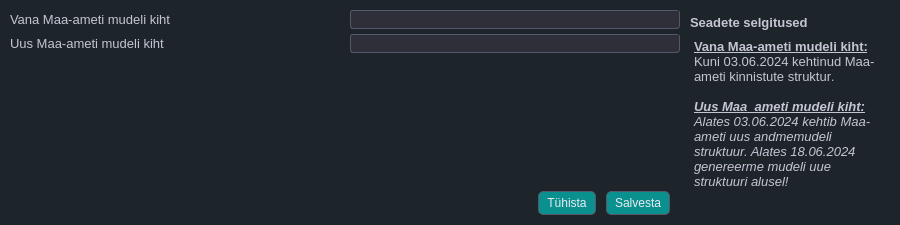
<?xml version="1.0" encoding="UTF-8"?>
<ui version="4.0">
 <class>LayeAdjuster</class>
 <widget class="QDialog" name="LayeAdjuster">
  <property name="geometry">
   <rect>
    <x>0</x>
    <y>0</y>
    <width>900</width>
    <height>225</height>
   </rect>
  </property>
  <property name="minimumSize">
   <size>
    <width>900</width>
    <height>225</height>
   </size>
  </property>
  <property name="maximumSize">
   <size>
    <width>900</width>
    <height>225</height>
   </size>
  </property>
  <property name="font">
   <font>
    <pointsize>10</pointsize>
    <weight>75</weight>
    <bold>true</bold>
   </font>
  </property>
  <property name="windowTitle">
   <string>Maa-ameti aluskaardi seadistamine</string>
  </property>
  <property name="styleSheet">
   <string notr="true">
/* ====================================================== */
/* 🎨 Global Theme - Base Colors, Background &amp; Typography */
/* ====================================================== */
* {
    border: transparent;
    background-color: #1d252b; /* Updated background */
    padding: 0;
    margin: 0;
    color: #c5c5d2; /* Default light gray text */
}


/* ------------------------------------------------------ */
/* 🧠 Global Interaction Effects - Focused Field &amp; Tabs   */
/* ------------------------------------------------------ */
QLineEdit:focus, QTextEdit:focus, QComboBox:focus,   QTabBar::tab:selected {
        /* 🟢 Bottom glow - Extends further for visibility */
    border: 1px solid; 
    border-left-color: qradialgradient(spread:pad, cx:0, cy:0.347273, radius:0.826, fx:0.453364, fy:0.097, stop:0.125 rgba(9, 144, 143, 88), stop:1 rgba(46, 47, 56, 76));
    border-top-color: qradialgradient(spread:pad, cx:0, cy:0.347273, radius:0.826, fx:0.453364, fy:0.097, stop:0.125 rgba(9, 144, 143, 88), stop:1 rgba(46, 47, 56, 76));
    border-bottom-color: qradialgradient(spread:pad, cx:1, cy:0.728, radius:0.826, fx:0.498455, fy:0.95, stop:0.125 rgba(9, 144, 143, 88), stop:1 rgba(46, 47, 56, 76));
    border-right-color: qradialgradient(spread:pad, cx:1, cy:0.728, radius:0.826, fx:0.498455, fy:0.95, stop:0.125 rgba(9, 144, 143, 88), stop:1 rgba(46, 47, 56, 76));	

}

 QLineEdit:hover, QTextEdit:hover, QComboBox:hover, QTabBar::tab:hover {
        /* 🟡 Hover Glow - Softer but Visible */
    border: 1px solid; 
    border-left-color: qradialgradient(spread:pad, cx:0, cy:0.347273, radius:0.826, fx:0.453364, fy:0.097, stop:0.125 rgba(9, 144, 143, 88), stop:1 rgba(46, 47, 56, 76));
    border-top-color: qradialgradient(spread:pad, cx:0, cy:0.347273, radius:0.826, fx:0.453364, fy:0.097, stop:0.125 rgba(9, 144, 143, 88), stop:1 rgba(46, 47, 56, 76));
    border-bottom-color: qradialgradient(spread:pad, cx:1, cy:0.728, radius:0.826, fx:0.498455, fy:0.95, stop:0.125 rgba(9, 144, 143, 88), stop:1 rgba(46, 47, 56, 76));
    border-right-color: qradialgradient(spread:pad, cx:1, cy:0.728, radius:0.826, fx:0.498455, fy:0.95, stop:0.125 rgba(9, 144, 143, 88), stop:1 rgba(46, 47, 56, 76));	
    background-color: qradialgradient(spread:pad, cx:1, cy:0.995, radius:0.5, fx:1, fy:0.988, stop:0 rgba(9, 144, 143, 88), stop:0.920455 rgba(46, 47, 56, 76));
}

/* ---------------------------- */
/* 📝 QLineEdit Styling */
/* ---------------------------- */
QLineEdit {
    background-color: #303a42;   /* Matches the global dark background */
    color: #c5c5d2;              /* Default light gray text */
    border: 1px solid #4d4d4d;   /* Subtle default border */
    border-radius: 4px;          /* Rounded corners for a smooth look */
    padding: 6px;                /* Adequate padding for text clarity */
}

/* 
   Note: Your existing rules for QLineEdit:focus and QLineEdit:hover already provide
   the gradient border and glow effects. This default state ensures a smooth transition 
   into those interactive states.
*/

/* ---------------------------- */
/* 🔘 Disabled State for QLineEdit */
/* ---------------------------- */
QLineEdit:disabled {
    background-color: #24252e;  /* A slightly darker tone for disabled state */
    border: 1px dashed rgba(120, 120, 130, 0.5);  /* Dashed and faded border */
    color: rgba(170, 170, 180, 0.5);  /* Muted text color */
    opacity: 0.5;               /* Lower opacity to indicate inactivity */
}

/* ---------------------------- */
/* 🖱️ QListWidget Focus */
/* ---------------------------- */
QListWidget:focus {
	boreder: 1px solid;
    border-left-color: qradialgradient(spread:pad, cx:0, cy:0.347273, radius:0.826, fx:0.453364, fy:0.097, stop:0.125 rgba(9, 144, 143, 88), stop:1 rgba(46, 47, 56, 76));
    border-top-color: qradialgradient(spread:pad, cx:0, cy:0.347273, radius:0.826, fx:0.453364, fy:0.097, stop:0.125 rgba(9, 144, 143, 88), stop:1 rgba(46, 47, 56, 76));
    border-bottom-color: qradialgradient(spread:pad, cx:1, cy:0.728, radius:0.826, fx:0.498455, fy:0.95, stop:0.125 rgba(9, 144, 143, 88), stop:1 rgba(46, 47, 56, 76));
    border-right-color: qradialgradient(spread:pad, cx:1, cy:0.728, radius:0.826, fx:0.498455, fy:0.95, stop:0.125 rgba(9, 144, 143, 88), stop:1 rgba(46, 47, 56, 76));	
}

/* ---------------------------- */
/* 🖱️ QListWidget Hovered Item */
/* ---------------------------- */
QListWidget::item:hover {
    border: 1px solid; 
    border-left-color: qradialgradient(spread:pad, cx:0, cy:0.347273, radius:0.826, 
        fx:0.453364, fy:0.097, stop:0.125 rgba(9, 144, 143, 88), stop:1 rgba(46, 47, 56, 76));
    border-top-color: qradialgradient(spread:pad, cx:0, cy:0.347273, radius:0.826, 
        fx:0.453364, fy:0.097, stop:0.125 rgba(9, 144, 143, 88), stop:1 rgba(46, 47, 56, 76));
    border-bottom-color: qradialgradient(spread:pad, cx:1, cy:0.728, radius:0.826, 
        fx:0.498455, fy:0.95, stop:0.125 rgba(9, 144, 143, 88), stop:1 rgba(46, 47, 56, 76));
    border-right-color: qradialgradient(spread:pad, cx:1, cy:0.728, radius:0.826, 
        fx:0.498455, fy:0.95, stop:0.125 rgba(9, 144, 143, 88), stop:1 rgba(46, 47, 56, 76));  
	background-color: qradialgradient(spread:pad, cx:1, cy:0.995, radius:0.5, fx:1, fy:0.988, stop:0 rgba(9, 144, 143, 255), stop:0.920455 rgba(46, 47, 56, 253));
    border-radius: 4px;
}

/* ---------------------------- */
/* ✅ QListWidget Selected Item */
/* ---------------------------- */
QListWidget::item:selected {
	color: #c5c5d2; /* Default light gray text */	
    border: 1px solid; 
 	 border-radius: 4px;
    border-left-color: qradialgradient(spread:pad, cx:0, cy:0.347273, radius:0.826, 
        fx:0.453364, fy:0.097, stop:0.125 rgba(9, 144, 143, 66), stop:1 rgba(46, 47, 56, 54));
    border-top-color: qradialgradient(spread:pad, cx:0, cy:0.347273, radius:0.826, 
        fx:0.453364, fy:0.097, stop:0.125 rgba(9, 144, 143, 66), stop:1 rgba(46, 47, 56, 54));
    border-bottom-color: qradialgradient(spread:pad, cx:1, cy:0.728, radius:0.826, 
        fx:0.498455, fy:0.95, stop:0.125 rgba(9, 144, 143, 66), stop:1 rgba(46, 47, 56, 54));
    border-right-color: qradialgradient(spread:pad, cx:1, cy:0.728, radius:0.826, 
        fx:0.498455, fy:0.95, stop:0.125 rgba(9, 144, 143, 66), stop:1 rgba(46, 47, 56, 54));  
	background-color: qradialgradient(spread:pad, cx:1, cy:0.995, radius:1.24, fx:1, fy:0.988, stop:0 rgba(9, 144, 143, 172), stop:0.920455 rgba(46, 47, 56, 0));
}



/* ---------------------------- */
/* 🔘 QPushButton Styling */
/* ---------------------------- */

QPushButton {
    padding: 4px 8px;
    text-align: center;
    border-radius: 5px;
	background-color: rgb(9, 144, 143);
    border: 1px solid #565869; /* Default border */
    color: #ececf1; /* Brighter text */
    transition: all 150ms ease-in-out; /* Smooth transition */
}

/* 🟢 Hover Effect - Glow &amp; Color Shift */
QPushButton:hover {
    background-color: #5c5d6e; /* Slightly lighter background */
    border: 1px solid #acacbe; /* Lighter border */
    
color: #c5c5d2; /* Default text color */

}

/* 🔴 Pressed Effect - Darker Look &amp; More Intense Glow */
QPushButton:pressed {
    background-color: #2d2e3a; /* Darker background */
    border: 1px solid #8e8ea0; /* Slightly darker border */
    color: #bdbecf; /* Dimmed text */

}

/* ⚫ Disabled State - More Noticeable */
QPushButton:disabled {
    background-color: #24252e; /* **Much darker background** */
    border: 1px dashed rgba(120, 120, 130, 0.5); /* **Dashed, faded border** */
    color: rgba(170, 170, 180, 0.5); /* **Faded text color** */
    opacity: 0.5; /* **Lower opacity to indicate inactive state** */
}

QPushButton:focus{
	    border: 1px solid; 	
    border-left-color: qradialgradient(spread:pad, cx:0, cy:0.347273, radius:0.826, fx:0.453364, fy:0.097, stop:0.125 rgba(9, 144, 143, 88), stop:1 rgba(46, 47, 56, 76));
    border-top-color: qradialgradient(spread:pad, cx:0, cy:0.347273, radius:0.826, fx:0.453364, fy:0.097, stop:0.125 rgba(9, 144, 143, 88), stop:1 rgba(46, 47, 56, 76));
    border-bottom-color: qradialgradient(spread:pad, cx:1, cy:0.728, radius:0.826, fx:0.498455, fy:0.95, stop:0.125 rgba(9, 144, 143, 88), stop:1 rgba(46, 47, 56, 76));
    border-right-color: qradialgradient(spread:pad, cx:1, cy:0.728, radius:0.826, fx:0.498455, fy:0.95, stop:0.125 rgba(9, 144, 143, 88), stop:1 rgba(46, 47, 56, 76));	
	background-color: rgb(31, 93, 92);
}


/* General QCheckBox styles */
QCheckBox {
    color: #ececf1; /* Text color */
    spacing: 5px; /* Space between checkbox and text */
}

/* Style the indicator (checkbox) */
QCheckBox::indicator {
    width: 12px;
    height: 12px;
    background-color: #40414f; /* Background color for unchecked state */
    border: 1px solid #565869; /* Border for unchecked state */
    border-radius: 3px;
}

/* Style the indicator when checked */
QCheckBox::indicator:checked {
    background-color: rgba(70, 70, 85, 0.5); /* Semi-transparent gray background color for checked state */
    border: 1px solid #acacbe;
    image: url(&quot;:/images/themes/default/algorithms/mAlgorithmCheckGeometry.svg&quot;); /* Using QGIS built-in icon */
}

/* Style the indicator when unchecked */
QCheckBox::indicator:unchecked {
    background-color: #40414f; /* Background color for unchecked state */
    border: 1px solid #565869; /* Border for unchecked state */
}

/* Style the indicator when hovered */
QCheckBox::indicator:hover {
    background-color: #565869;
}

/* Style the indicator when disabled */
QCheckBox::indicator:disabled {
    background-color: #30303a; /* Darker background color for disabled state */
    border: 1px solid #40414f; /* Darker border for disabled state */
}

/* Style the indicator when checked and disabled */
QCheckBox::indicator:checked:disabled {
    background-color: rgba(50, 50, 60, 0.5); /* Semi-transparent darker gray background color for checked and disabled state */
    border: 1px solid #40414f;
    image: url(&quot;:/images/themes/default/algorithms/mAlgorithmCheckGeometry.svg&quot;); /* Using QGIS built-in icon */
    opacity: 0.5; /* Make the icon appear disabled */
}

/* Style the checkbox text when disabled */
QCheckBox:disabled {
    color: #6a6a75; /* Darker text color for disabled state */
}

/* ══════════════════════════════════════════════════════ */
/*                 ✅ QCheckBox Styling                   */
/* ══════════════════════════════════════════════════════ */

QCheckBox {
    color: #d1d1e0;
    spacing: 5px;
    font-size: 14px;
}

/* Base indicator styling */
QCheckBox::indicator {
    width: 16px;
    height: 16px;
    border: 1px solid #1f5d5c;
    border-radius: 3px;
    background: #597278
}

/* Hover effect for indicator */
QCheckBox::indicator:hover {
    border: 1px solid #0b4544;
}

/* Checked state with a custom image for the check mark */
QCheckBox::indicator:checked {
    background: rgb(9,144,143);
    border: 1px solid #565869;
}


/* ⚫ Disabled State - More Noticeable */
QCheckBox::indicator:disabled {
    background-color: #1d252b;
    border: 1px dashed rgba(120, 120, 130, 0.5); /* **Dashed, faded border** */
    color: rgba(170, 170, 180, 0.5); /* **Faded text color** */
    opacity: 0.5; /* **Lower opacity to indicate inactive state** */
}


QGroupBox{
	color: #ececf1;
}


/* ══════════════════════════════════════════════════════ */
/*                     🔘 COMBOBOX STYLING                */
/* ══════════════════════════════════════════════════════ */

QComboBox {
    background-color: #2e2f38;
    color: #c5c5d2;
    border: 1px solid #565869;
    border-radius: 3px;
    padding-left: 5px;
}

QComboBox::drop-down {
    background-color: #2e2f38;
    border: none;
    border-radius: 10px;
    width: 16px;
    height: 16px;
    subcontrol-origin: padding;
    subcontrol-position: right; /* Adjusted to right for a common look */
}



QComboBox QAbstractItemView {
    background-color: #2e2f38;
    border: 1px solid #565869;
    selection-background-color: qradialgradient(
        spread: pad,
        cx: 1,
        cy: 0.728,
        radius: 0.826,
        fx: 0.498455,
        fy: 0.95,
        stop: 0.125 rgba(9,144,143,150),
        stop: 1 rgba(46,47,56,253)
    );
    selection-color: #ececf1;
}

QComboBox QAbstractItemView::item {
    background-color: #2e2f38;
    color: #c5c5d2;
}

QComboBox QAbstractItemView::item:selected {
    background-color: qradialgradient(
        spread: pad,
        cx: 1,
        cy: 0.728,
        radius: 0.826,
        fx: 0.498455,
        fy: 0.95,
        stop: 0.125 rgba(9,144,143,150),
        stop: 1 rgba(46,47,56,253)
    );
    color: #ececf1;
}

QComboBox QAbstractItemView::item:hover {
    background-color: qradialgradient(
        spread: pad,
        cx: 1,
        cy: 0.995,
        radius: 1.24,
        fx: 1,
        fy: 0.988,
        stop: 0 rgba(9,144,143,150),
        stop: 0.920455 rgba(46,47,56,253)
    );
    color: #ececf1;
}

QComboBox:focus {
    border: 1px solid qradialgradient(
        spread: pad,
        cx: 0,
        cy: 0.347273,
        radius: 0.826,
        fx: 0.453364,
        fy: 0.097,
        stop: 0.125 rgba(9,144,143,88),
        stop: 1 rgba(46,47,56,76)
    );
}

QComboBox:disabled {
    background-color: #2e2f38;
    border: 1px solid #565869;
    color: #8a95a5;
}




/* ══════════════════════════════════════════════════════ */
/* 🧭 Global Vertical ScrollBar - Core UI Scroll Styling  */
/* ══════════════════════════════════════════════════════ */

QScrollBar:vertical {
    border: none;
    background: #2e2f38;  /* Match background color */
    width: 8px;
    margin: 0px;  /* Remove spacing */
    border-radius: 4px;
}

QScrollBar::handle:vertical {
    background-color: qradialgradient(spread:pad, cx:1, cy:0.728, radius:0.826, 
        fx:0.498455, fy:0.95, stop:0.125 rgba(9, 144, 143, 255), stop:1 rgba(46, 47, 56, 253));
    min-height: 25px;
    border-radius: 4px;
}

QScrollBar::handle:vertical:hover {
    background-color: qradialgradient(spread:pad, cx:1, cy:0.995, radius:1.24, 
        fx:1, fy:0.988, stop:0 rgba(9, 144, 143, 255), stop:0.920455 rgba(46, 47, 56, 253));
}

/* Hide Up/Down Buttons */
QScrollBar::add-line:vertical, 
QScrollBar::sub-line:vertical {
    background: none;
    height: 0px;
}

/* Make the unused track area blend with background */
QScrollBar::add-page:vertical, 
QScrollBar::sub-page:vertical {
    background: #2e2f38;
}

/* ════════════════════════════════════════════════════════ */
/* 🧭 Global Horisontal ScrollBar - Core UI Scroll Styling  */
/* ════════════════════════════════════════════════════════ */


QScrollBar:horizontal {
    border: none;
    background: #2e2f38;  /* Match background color */
    height: 8px;
    margin: 0px;
    border-radius: 4px;
}

QScrollBar::handle:horizontal {
    background-color: qradialgradient(spread:pad, cx:1, cy:0.728, radius:0.826, 
        fx:0.498455, fy:0.95, stop:0.125 rgba(9, 144, 143, 255), stop:1 rgba(46, 47, 56, 253));
    min-width: 25px;
    border-radius: 4px;
}

QScrollBar::handle:horizontal:hover {
    background-color: qradialgradient(spread:pad, cx:1, cy:0.995, radius:1.24, 
        fx:1, fy:0.988, stop:0 rgba(9, 144, 143, 255), stop:0.920455 rgba(46, 47, 56, 253));
}

/* Hide Left/Right Buttons */
QScrollBar::add-line:horizontal, 
QScrollBar::sub-line:horizontal {
    background: none;
    width: 0px;
}

/* Make the unused track area blend with background */
QScrollBar::add-page:horizontal, 
QScrollBar::sub-page:horizontal {
    background: #2e2f38;
}


/* ====================================================== */
/* 📊 QTableView - Layout, Colors, and Interaction Styles */
/* ====================================================== */

QTableView {
    background-color: #2e2f38; /* Consistent dark gray base */
    border: 1px solid #4d4d4d;
    border-radius: 5px;
    gridline-color: #565869;
    /* Updated selection gradient using teal accent */
    selection-background-color: qlineargradient(
        x1: 0, y1: 0, x2: 0, y2: 1,
        stop: 0 rgba(9,144,143,10),
        stop: 1 rgba(9,144,143,50)
    );
    selection-color: #ececf1;
}


/* Adjust header style with white text */
QHeaderView::section {
    background-color: #35353f;
    color: #ececf1; 
    border-top: 0.5px solid #323232;
    border-left: 0.5px solid #323232;
    border-right: 0.5px solid #323232;
    border-bottom: 1px solid #4d4d4d;
    padding: 1px 3px;
    font-size: 12px;
}

/* Entire table disabled state */
QTableView:disabled {
    background-color: rgba(30,30,35,180);
    color: rgba(150,150,160,120);
    border: 1px solid rgba(100,100,110,80);
    gridline-color: rgba(80,80,90,80);
    cursor: not-allowed;
}

/* Make headers look disabled */
QTableView:disabled QHeaderView::section {
    background-color: rgba(50,50,58,150);
    
    border-bottom: 1px solid rgba(80,80,90,100);
}

/* Remove focus outline when disabled */
QTableView:disabled:focus {
    outline: none;
}

/* Corner widget (where row/column headers meet) */
QTableCornerButton::section {
    background: #35353f;
    border: 1px solid #4d4d4d;
}

/* Disabled corner styling */
QTableView:disabled QTableCornerButton::section {
    background: rgba(50,50,58,150);
    border: 1px solid rgba(80,80,90,100);
}

/* Disable selection effect when the table is disabled */
QTableView:disabled QTableView::item:selected {
    background-color: rgba(50,50,58,100);
    color: rgba(150,150,160,100);
}

/* Hovered rows for better contrast */
QTableView::item:hover {
    background-color: #3a3f4b;
    color: #ececf1;
    min-height: 16px;  /* Decreased row height */
}

/* Selected rows using the same teal gradient as QTableView selection */
QTableView::item:selected {
    background-color: qlineargradient(
        x1: 0, y1: 0, x2: 0, y2: 1,
        stop: 0 rgba(9,144,143,10),
        stop: 1 rgba(9,144,143,50)
    );
    /*color: #ececf1;*/
    min-height: 16px;  /* Decreased row height */
}

/* Non-selected rows with a subtle gradient for depth */
QTableView::item {
    background-color: qlineargradient(
        x1: 0, y1: 0, x2: 0, y2: 1,
        stop: 0 rgba(46,47,56,25),
        stop: 1 rgba(46,47,56,255)
    );
    color: #d1d1e0;
    min-height: 16px;  /* Decreased row height */
}

/* Ensure deselected rows return to their default style */
QTableView::item:!selected {
    background-color: qlineargradient(
        x1: 0, y1: 0, x2: 0, y2: 1,
        stop: 0 rgba(46,47,56,25),
        stop: 1 rgba(46,47,56,255)
    );
    color: #d1d1e0;
    min-height: 16px;  /* Decreased row height */
}

/* Disabled item styling */
QTableView::item:disabled {
    background-color: rgba(50,50,58,100);
    color: rgba(150,150,160,100);
    font-style: italic;
    border: 1px dashed rgba(100,100,110,80);
    min-height: 16px;  /* Decreased row height */
}





/* ====================================================== */
/* 🧩 Targeted UI Elements - ID-Based Custom Styling      */
/* ====================================================== */

#Sevituudid{
    background-color: #343b47;
}

#leftMenuContainer {
    background: qlineargradient(x1:0, y1:0, x2:0, y2:1, stop:0 #202123, stop:1 #18191d);
    border-right: 1px solid #3a3a3a;
    padding-right: 2px;
    border-top-right-radius: 5px;
    border-bottom-right-radius: 5px;
}

#rightFrame {
    background: qlineargradient(x1:0, y1:0, x2:0, y2:1, stop:0 #202123, stop:1 #18191d);
    border-left: 1px solid #3a3a3a;
    padding-lef: 2px;
    border-top-right-radius: 5px;
    border-bottom-right-radius: 5px;
}

#SetupLayers, #SetupLayers_2, #SetupUserData {
border: none;
border-bottom: 1px solid rgb(131, 142, 162);
}

#UC_Main_Frame QPushButton,#pbChoose_Properties_for_Projects{
	padding: 1px 8px;
    border-radiusr: 6px;
}

#UC_Main_Frame QPushButton:hover{

	padding: 1px 8px;
    border-radius: 6px;
}


#wOl_Settings QPushButton{
	padding: 1px 8px;
    border-radius: 6px;
}

#wOl_Settings QPushButton:hover{
	padding: 1px 8px;
    border-radius: 6px;
}

#rightMenuContainer QPushButton{
	text-align: right;
	border-top-right-radius: 0px;
	border-bottom-right-radius: 0px;
    
}

#rightMenuContainer QPushButton:hover{
    text-align: right;
    border-top-right-radius: 0px;
	border-bottom-right-radius: 0px;  
}


#leftMenuContainer QPushButton{
	text-align: left;
	border-top-left-radius: 0px;
	border-bottom-left-radius: 0px;	
}
#leftMenuContainer QPushButton:hover{
    text-align: left;
	border-top-left-radius: 0px;
	border-bottom-left-radius: 0px;

}

#MailablDialogBase{
    border: 1px solid #4d4d4d;
	border-top-left-radius: 7px;     /* Rounded top-left corner */
    border-top-right-radius: 7px;    /* Rounded top-right corner */
    border-right-radius: 7px;        /* No rounding on right side */
    border-left-radius: 7px;    
	background: None;  /* 10% transparency */
}</string>
  </property>
  <layout class="QVBoxLayout" name="verticalLayout_4">
   <property name="spacing">
    <number>0</number>
   </property>
   <property name="leftMargin">
    <number>0</number>
   </property>
   <property name="topMargin">
    <number>0</number>
   </property>
   <property name="rightMargin">
    <number>0</number>
   </property>
   <property name="bottomMargin">
    <number>0</number>
   </property>
   <item>
    <widget class="QFrame" name="fContent">
     <property name="minimumSize">
      <size>
       <width>0</width>
       <height>100</height>
      </size>
     </property>
     <property name="frameShape">
      <enum>QFrame::StyledPanel</enum>
     </property>
     <property name="frameShadow">
      <enum>QFrame::Raised</enum>
     </property>
     <layout class="QHBoxLayout" name="horizontalLayout_6">
      <property name="spacing">
       <number>0</number>
      </property>
      <property name="leftMargin">
       <number>0</number>
      </property>
      <property name="topMargin">
       <number>10</number>
      </property>
      <property name="rightMargin">
       <number>10</number>
      </property>
      <property name="bottomMargin">
       <number>10</number>
      </property>
      <item>
       <widget class="QFrame" name="frame">
        <property name="frameShape">
         <enum>QFrame::StyledPanel</enum>
        </property>
        <property name="frameShadow">
         <enum>QFrame::Raised</enum>
        </property>
        <layout class="QVBoxLayout" name="verticalLayout_2">
         <property name="spacing">
          <number>10</number>
         </property>
         <property name="leftMargin">
          <number>10</number>
         </property>
         <property name="topMargin">
          <number>0</number>
         </property>
         <property name="rightMargin">
          <number>10</number>
         </property>
         <property name="bottomMargin">
          <number>0</number>
         </property>
         <item>
          <widget class="QWidget" name="fSettingsProperties" native="true">
           <layout class="QVBoxLayout" name="verticalLayout">
            <property name="spacing">
             <number>5</number>
            </property>
            <property name="leftMargin">
             <number>0</number>
            </property>
            <property name="topMargin">
             <number>0</number>
            </property>
            <property name="rightMargin">
             <number>0</number>
            </property>
            <property name="bottomMargin">
             <number>5</number>
            </property>
            <item>
             <widget class="QFrame" name="frame_2">
              <property name="frameShape">
               <enum>QFrame::StyledPanel</enum>
              </property>
              <property name="frameShadow">
               <enum>QFrame::Raised</enum>
              </property>
              <layout class="QHBoxLayout" name="horizontalLayout_2">
               <property name="spacing">
                <number>10</number>
               </property>
               <property name="leftMargin">
                <number>0</number>
               </property>
               <property name="topMargin">
                <number>0</number>
               </property>
               <property name="rightMargin">
                <number>0</number>
               </property>
               <property name="bottomMargin">
                <number>0</number>
               </property>
               <item alignment="Qt::AlignLeft">
                <widget class="QLabel" name="lblOldLayer">
                 <property name="font">
                  <font>
                   <family>Tahoma</family>
                   <pointsize>10</pointsize>
                  </font>
                 </property>
                 <property name="text">
                  <string>Vana Maa-ameti mudeli kiht</string>
                 </property>
                </widget>
               </item>
               <item>
                <widget class="QComboBox" name="oldLayerComboBox">
                 <property name="baseSize">
                  <size>
                   <width>0</width>
                   <height>0</height>
                  </size>
                 </property>
                 <property name="font">
                  <font>
                   <pointsize>10</pointsize>
                  </font>
                 </property>
                 <property name="sizeAdjustPolicy">
                  <enum>QComboBox::AdjustToContents</enum>
                 </property>
                 <property name="iconSize">
                  <size>
                   <width>6</width>
                   <height>6</height>
                  </size>
                 </property>
                 <item>
                  <property name="text">
                   <string/>
                  </property>
                 </item>
                 <item>
                  <property name="text">
                   <string/>
                  </property>
                 </item>
                 <item>
                  <property name="text">
                   <string/>
                  </property>
                 </item>
                 <item>
                  <property name="text">
                   <string/>
                  </property>
                 </item>
                </widget>
               </item>
              </layout>
             </widget>
            </item>
            <item>
             <widget class="QFrame" name="frame_3">
              <property name="frameShape">
               <enum>QFrame::StyledPanel</enum>
              </property>
              <property name="frameShadow">
               <enum>QFrame::Raised</enum>
              </property>
              <layout class="QHBoxLayout" name="horizontalLayout_3">
               <property name="spacing">
                <number>10</number>
               </property>
               <property name="leftMargin">
                <number>0</number>
               </property>
               <property name="topMargin">
                <number>0</number>
               </property>
               <property name="rightMargin">
                <number>0</number>
               </property>
               <property name="bottomMargin">
                <number>0</number>
               </property>
               <item alignment="Qt::AlignLeft">
                <widget class="QLabel" name="lblNewLayer">
                 <property name="minimumSize">
                  <size>
                   <width>0</width>
                   <height>0</height>
                  </size>
                 </property>
                 <property name="font">
                  <font>
                   <pointsize>10</pointsize>
                  </font>
                 </property>
                 <property name="text">
                  <string>Uus Maa-ameti mudeli kiht</string>
                 </property>
                </widget>
               </item>
               <item>
                <widget class="QComboBox" name="newLayerComboBox">
                 <property name="font">
                  <font>
                   <pointsize>10</pointsize>
                  </font>
                 </property>
                 <item>
                  <property name="text">
                   <string/>
                  </property>
                 </item>
                 <item>
                  <property name="text">
                   <string/>
                  </property>
                 </item>
                 <item>
                  <property name="text">
                   <string/>
                  </property>
                 </item>
                 <item>
                  <property name="text">
                   <string/>
                  </property>
                 </item>
                </widget>
               </item>
              </layout>
             </widget>
            </item>
           </layout>
          </widget>
         </item>
         <item>
          <spacer name="verticalSpacer_2">
           <property name="orientation">
            <enum>Qt::Vertical</enum>
           </property>
           <property name="sizeHint" stdset="0">
            <size>
             <width>20</width>
             <height>40</height>
            </size>
           </property>
          </spacer>
         </item>
         <item>
          <widget class="QFrame" name="Buttons">
           <property name="frameShape">
            <enum>QFrame::StyledPanel</enum>
           </property>
           <property name="frameShadow">
            <enum>QFrame::Raised</enum>
           </property>
           <layout class="QHBoxLayout" name="horizontalLayout">
            <property name="spacing">
             <number>10</number>
            </property>
            <property name="leftMargin">
             <number>0</number>
            </property>
            <property name="topMargin">
             <number>0</number>
            </property>
            <property name="rightMargin">
             <number>10</number>
            </property>
            <property name="bottomMargin">
             <number>0</number>
            </property>
            <item>
             <spacer name="horizontalSpacer">
              <property name="orientation">
               <enum>Qt::Horizontal</enum>
              </property>
              <property name="sizeHint" stdset="0">
               <size>
                <width>411</width>
                <height>20</height>
               </size>
              </property>
             </spacer>
            </item>
            <item>
             <widget class="QPushButton" name="pbCancelCompileLayers">
              <property name="text">
               <string>Tühista</string>
              </property>
              <property name="icon">
               <iconset>
                <normaloff>../../icons/Icons_hele/x-circle.svg</normaloff>../../icons/Icons_hele/x-circle.svg</iconset>
              </property>
              <property name="iconSize">
               <size>
                <width>16</width>
                <height>16</height>
               </size>
              </property>
             </widget>
            </item>
            <item>
             <widget class="QPushButton" name="pbConfirmCompileLayers">
              <property name="font">
               <font>
                <family>Tahoma</family>
               </font>
              </property>
              <property name="text">
               <string>Salvesta</string>
              </property>
              <property name="icon">
               <iconset>
                <normaloff>../../icons/Icons_hele/save.svg</normaloff>../../icons/Icons_hele/save.svg</iconset>
              </property>
              <property name="iconSize">
               <size>
                <width>16</width>
                <height>16</height>
               </size>
              </property>
             </widget>
            </item>
           </layout>
          </widget>
         </item>
        </layout>
       </widget>
      </item>
      <item>
       <widget class="QFrame" name="fHelpMenu">
        <property name="minimumSize">
         <size>
          <width>200</width>
          <height>0</height>
         </size>
        </property>
        <property name="maximumSize">
         <size>
          <width>200</width>
          <height>16777215</height>
         </size>
        </property>
        <property name="styleSheet">
         <string notr="true"/>
        </property>
        <property name="frameShape">
         <enum>QFrame::StyledPanel</enum>
        </property>
        <property name="frameShadow">
         <enum>QFrame::Raised</enum>
        </property>
        <layout class="QVBoxLayout" name="verticalLayout_10">
         <property name="spacing">
          <number>5</number>
         </property>
         <property name="leftMargin">
          <number>0</number>
         </property>
         <property name="topMargin">
          <number>5</number>
         </property>
         <property name="rightMargin">
          <number>0</number>
         </property>
         <property name="bottomMargin">
          <number>0</number>
         </property>
         <item>
          <widget class="QLabel" name="label_2">
           <property name="font">
            <font>
             <pointsize>10</pointsize>
             <weight>75</weight>
             <bold>true</bold>
            </font>
           </property>
           <property name="text">
            <string>Seadete selgitused</string>
           </property>
          </widget>
         </item>
         <item>
          <widget class="QTextEdit" name="textEdit">
           <property name="font">
            <font>
             <pointsize>10</pointsize>
            </font>
           </property>
           <property name="html">
            <string>&lt;!DOCTYPE HTML PUBLIC &quot;-//W3C//DTD HTML 4.0//EN&quot; &quot;http://www.w3.org/TR/REC-html40/strict.dtd&quot;&gt;
&lt;html&gt;&lt;head&gt;&lt;meta name=&quot;qrichtext&quot; content=&quot;1&quot; /&gt;&lt;style type=&quot;text/css&quot;&gt;
p, li { white-space: pre-wrap; }
&lt;/style&gt;&lt;/head&gt;&lt;body style=&quot; font-family:'MS Shell Dlg 2'; font-size:10pt; font-weight:400; font-style:normal;&quot;&gt;
&lt;p style=&quot; margin-top:0px; margin-bottom:0px; margin-left:0px; margin-right:0px; -qt-block-indent:0; text-indent:0px;&quot;&gt;&lt;span style=&quot; font-weight:600; text-decoration: underline;&quot;&gt;Vana Maa-ameti mudeli kiht:&lt;/span&gt;&lt;br /&gt;Kuni 03.06.2024 kehtinud Maa-ameti kinnistute struktur&lt;span style=&quot; font-size:9pt;&quot;&gt;.&lt;/span&gt;&lt;/p&gt;
&lt;p style=&quot;-qt-paragraph-type:empty; margin-top:0px; margin-bottom:0px; margin-left:0px; margin-right:0px; -qt-block-indent:0; text-indent:0px;&quot;&gt;&lt;br /&gt;&lt;/p&gt;
&lt;p style=&quot; margin-top:0px; margin-bottom:0px; margin-left:0px; margin-right:0px; -qt-block-indent:0; text-indent:0px;&quot;&gt;&lt;span style=&quot; font-weight:600; font-style:italic; text-decoration: underline;&quot;&gt;Uus Maa_ameti mudeli kiht:&lt;/span&gt;&lt;span style=&quot; font-style:italic;&quot;&gt;&lt;br /&gt;Alates 03.06.2024 kehtib Maa-ameti uus andmemudeli struktuur. Alates 18.06.2024 genereerme mudeli uue struktuuri alusel!&lt;/span&gt;&lt;/p&gt;&lt;/body&gt;&lt;/html&gt;</string>
           </property>
          </widget>
         </item>
        </layout>
       </widget>
      </item>
     </layout>
    </widget>
   </item>
  </layout>
 </widget>
 <resources/>
 <connections/>
</ui>
